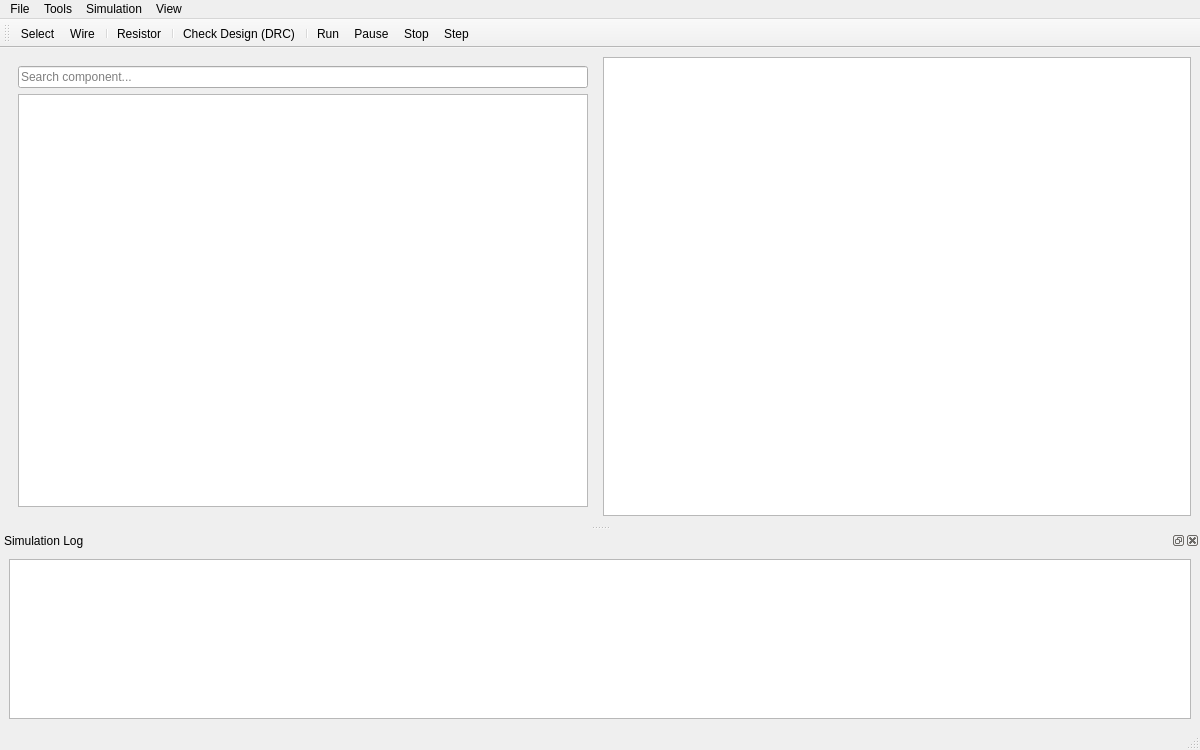
<?xml version="1.0" encoding="UTF-8"?>
<ui version="4.0">
 <class>MainWindow</class>

 <widget class="QMainWindow" name="MainWindow">

  <property name="geometry">
   <rect>
    <x>0</x>
    <y>0</y>
    <width>1200</width>
    <height>750</height>
   </rect>
  </property>

  <property name="windowTitle">
   <string>Proteus Clone</string>
  </property>

  <widget class="QWidget" name="centralwidget">

   <layout class="QHBoxLayout" name="horizontalLayout">

    <!-- ========================= -->
    <!-- Left Panel -->
    <!-- ========================= -->

    <item>

     <widget class="QWidget" name="leftPanel">

      <layout class="QVBoxLayout" name="verticalLayout">

       <item>

        <widget class="QLineEdit" name="lineEditSearch">

         <property name="placeholderText">
          <string>Search component...</string>
         </property>

        </widget>

       </item>

       <item>

        <widget class="QTreeWidget" name="treeWidgetComponents">

         <property name="headerHidden">
          <bool>true</bool>
         </property>

         <column>

          <property name="text">
           <string>Components</string>
          </property>

         </column>

        </widget>

       </item>

      </layout>

     </widget>

    </item>

    <!-- ========================= -->
    <!-- Graphics View -->
    <!-- ========================= -->

    <item>

     <widget class="CircuitGraphicsView" name="graphicsView"/>

    </item>

   </layout>

  </widget>

  <!-- ========================= -->
  <!-- Log / DRC Panel (پایین صفحه) -->
  <!-- ========================= -->

  <widget class="QDockWidget" name="logDock">

   <property name="windowTitle">
    <string>Simulation Log</string>
   </property>

   <attribute name="dockWidgetArea">
    <number>8</number>
   </attribute>

   <widget class="QWidget" name="logDockContents">

    <layout class="QVBoxLayout" name="logDockLayout">

     <item>

      <widget class="QPlainTextEdit" name="logTextEdit">

       <property name="readOnly">
        <bool>true</bool>
       </property>

       <property name="maximumSize">
        <size>
         <width>16777215</width>
         <height>160</height>
        </size>
       </property>

      </widget>

     </item>

    </layout>

   </widget>

  </widget>

  <widget class="QMenuBar" name="menubar">

   <widget class="QMenu" name="menuFile">

    <property name="title">
     <string>File</string>
    </property>

    <addaction name="actionNew"/>
    <addaction name="actionOpen"/>
    <addaction name="actionSave"/>
    <addaction name="actionSaveAs"/>
    <addaction name="separator"/>
    <addaction name="actionExportImage"/>

   </widget>

   <widget class="QMenu" name="menuTools">

    <property name="title">
     <string>Tools</string>
    </property>

    <addaction name="actionCheckDesign"/>

   </widget>

   <widget class="QMenu" name="menuSimulation">

    <property name="title">
     <string>Simulation</string>
    </property>

    <addaction name="actionRun"/>
    <addaction name="actionPause"/>
    <addaction name="actionStop"/>
    <addaction name="actionStep"/>

   </widget>

   <widget class="QMenu" name="menuView">

    <property name="title">
     <string>View</string>
    </property>

    <addaction name="actionZoomIn"/>
    <addaction name="actionZoomOut"/>
    <addaction name="actionZoomReset"/>

   </widget>

   <addaction name="menuFile"/>
   <addaction name="menuTools"/>
   <addaction name="menuSimulation"/>
   <addaction name="menuView"/>

  </widget>

  <widget class="QStatusBar" name="statusbar"/>

  <!-- ========================= -->
  <!-- Toolbar -->
  <!-- ========================= -->

  <widget class="QToolBar" name="mainToolBar">

   <property name="windowTitle">
    <string>Main Toolbar</string>
   </property>

   <attribute name="toolBarArea">
    <enum>TopToolBarArea</enum>
   </attribute>

   <addaction name="actionSelect"/>
   <addaction name="actionWire"/>
   <addaction name="separator"/>
   <addaction name="actionResistor"/>
   <addaction name="separator"/>
   <addaction name="actionCheckDesign"/>
   <addaction name="separator"/>
   <addaction name="actionRun"/>
   <addaction name="actionPause"/>
   <addaction name="actionStop"/>
   <addaction name="actionStep"/>

  </widget>

  <!-- ========================= -->
  <!-- Actions -->
  <!-- ========================= -->

  <action name="actionSelect">

   <property name="text">
    <string>Select</string>
   </property>

  </action>

  <action name="actionWire">

   <property name="text">
    <string>Wire</string>
   </property>

  </action>

  <action name="actionResistor">

   <property name="text">
    <string>Resistor</string>
   </property>

  </action>

  <action name="actionNew">

   <property name="text">
    <string>New</string>
   </property>

   <property name="shortcut">
    <string>Ctrl+N</string>
   </property>

  </action>

  <action name="actionOpen">

   <property name="text">
    <string>Open...</string>
   </property>

   <property name="shortcut">
    <string>Ctrl+O</string>
   </property>

  </action>

  <action name="actionSave">

   <property name="text">
    <string>Save</string>
   </property>

   <property name="shortcut">
    <string>Ctrl+S</string>
   </property>

  </action>

  <action name="actionSaveAs">

   <property name="text">
    <string>Save As...</string>
   </property>

   <property name="shortcut">
    <string>Ctrl+Shift+S</string>
   </property>

  </action>

  <action name="actionExportImage">

   <property name="text">
    <string>Export Image...</string>
   </property>

  </action>

  <action name="actionCheckDesign">

   <property name="text">
    <string>Check Design (DRC)</string>
   </property>

  </action>

  <action name="actionRun">

   <property name="text">
    <string>Run</string>
   </property>

   <property name="shortcut">
    <string>F5</string>
   </property>

  </action>

  <action name="actionPause">

   <property name="text">
    <string>Pause</string>
   </property>

  </action>

  <action name="actionStop">

   <property name="text">
    <string>Stop</string>
   </property>

   <property name="shortcut">
    <string>Shift+F5</string>
   </property>

  </action>

  <action name="actionStep">

   <property name="text">
    <string>Step</string>
   </property>

   <property name="shortcut">
    <string>F10</string>
   </property>

  </action>

  <action name="actionZoomIn">

   <property name="text">
    <string>Zoom In</string>
   </property>

   <property name="shortcut">
    <string>Ctrl+=</string>
   </property>

  </action>

  <action name="actionZoomOut">

   <property name="text">
    <string>Zoom Out</string>
   </property>

   <property name="shortcut">
    <string>Ctrl+-</string>
   </property>

  </action>

  <action name="actionZoomReset">

   <property name="text">
    <string>Reset Zoom</string>
   </property>

   <property name="shortcut">
    <string>Ctrl+0</string>
   </property>

  </action>

 </widget>

 <resources/>

 <customwidgets>
  <customwidget>
   <class>CircuitGraphicsView</class>
   <extends>QGraphicsView</extends>
   <header>circuitgraphicsview.h</header>
  </customwidget>
 </customwidgets>

 <connections/>

</ui>
